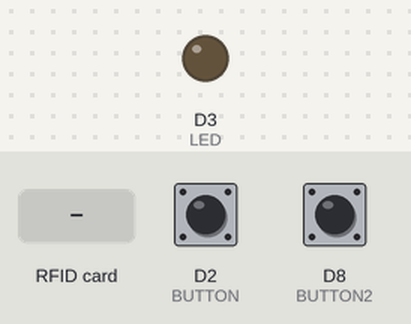
A sketch run on a simulated ESP8266 (NodeMCU). Shown: output pins drawn as LEDs (lit = HIGH). The inputs (shaded band) are chosen by the test bench; at power-on: D2 (BUTTON) HIGH, D8 (BUTTON2) LOW. WiFi joins after 1.5 s; servers stay silent unless stated; uploads are accepted with an empty reply; pins used as bus, display or sensor lines are not drawn; what the sketch prints to the serial monitor is not drawn.

Above: at 3.7 s.
3.8 s: D2 (BUTTON) pulled LOW for 1 s
At 4.9 s:
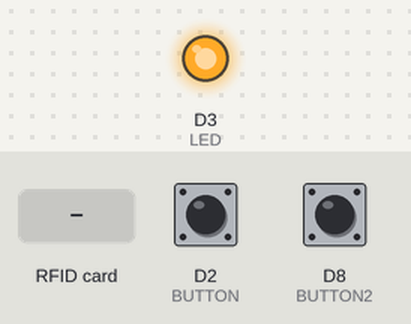
6.6 s: RFID card 5E 7A 19 C4 held to the reader
9.7 s: D2 (BUTTON) pulled LOW for 3.2 s
At 14.5 s:
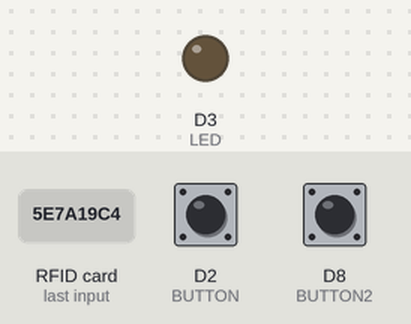
Timing chart, 0 to 16.0 s (numbered marks = the images above; inputs shaded):
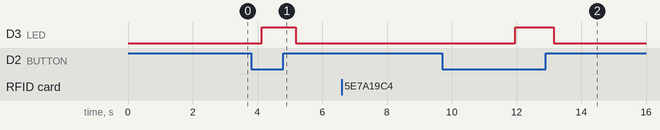

The sketch:

ICT_better_subway_wifi_rfid_db.ino
```cpp
#include <SPI.h>
#include <MFRC522.h>  //RFID 를 위한 라이브러리

#include <ESP8266WiFi.h>
#include <WiFiClient.h>
#include <ESP8266WebServer.h>
#include <ESP8266mDNS.h>  // Wifi 연결을 위한 라이브러리
#include <ESP8266HTTPClient.h>


#define RST_PIN   D9                            // reset핀은 9번으로 설정
#define SS_PIN    D10                           // SS핀은 10번으로 설정
                                               // SS핀은 데이터를 주고받는 역할의 핀( SS = Slave Selector )
#define LED  D3
#define BUTTON  D2  // 의자버튼
#define BUTTON2 D8  // 하차버튼

#define RST2 D4
const char* ssid = "iPhone";   // wifi ssid 와 password 입력
const char* password = "1q2w3e4r5t";
int Switch;
int cnt = 0;

MFRC522 mfrc(SS_PIN, RST_PIN);                 // MFR522를 이용하기 위해 mfrc객체를 생성

void setup(){

  pinMode(LED, OUTPUT);
  pinMode(BUTTON, INPUT);
  pinMode(BUTTON2, INPUT);
  digitalWrite(RST2, HIGH);
  pinMode(RST2, OUTPUT);

  Serial.begin(115200);
  SPI.begin();
  mfrc.PCD_Init();

  WiFi.mode(WIFI_OFF);
  delay(1000);
  WiFi.mode(WIFI_STA);

  WiFi.begin(ssid, password);

  // Wait for connection
  while (WiFi.status() != WL_CONNECTED) {  // 와이파이 잡힐때까지 기다림
    delay(500);
    Serial.print(".1");

  }

    if (MDNS.begin("esp8266")) {
    Serial.println("MDNS responder started");
    }


}

void loop(){

  HTTPClient http;
  HTTPClient http2;
  HTTPClient http3;

  WiFiClient client;

  String user_uid;  // 카드 uid 값을 위한 변수
  String getData = "";  // uid값을 aws로 보내기 위해 임시저장 변수
  String Link = ""; //aws 주소 저장을 위한 변수
  String payload = "fail";  //웹에서의 피드백 값 저장 변수


 /*LOW가 눌린거 0*/
    Switch = digitalRead(BUTTON);
    if(Switch == 0){  //카드 인식 없이 의자버튼이 눌리면 led on
      digitalWrite(LED,HIGH);
    }
    if(Switch == 1){
      digitalWrite(LED,LOW);

    }

    if(cnt > 15){
      cnt = 0;
      Switch = 0;
      digitalWrite(LED,LOW);
      digitalWrite(RST2, LOW);  // 카드 인식 15루프 안되면 보드 리셋
    }

  if ( !mfrc.PICC_IsNewCardPresent() || !mfrc.PICC_ReadCardSerial() ) {
                                               // 태그 접촉이 되지 않았을때 또는 ID가 읽혀지지 않았을때
    delay(500);                                // 0.5초 딜레이
    cnt++;
    Serial.println(cnt);
    return;
  }


  for (byte i = 0; i < 4; i++) {               // 태그의 ID출력하는 반복문.태그의 ID사이즈(4)까지
    user_uid = user_uid+mfrc.uid.uidByte[i];
  }

  getData = "?card_uid=" + user_uid;
  Link = "http://ec2-15-164-129-208.ap-northeast-2.compute.amazonaws.com:3000/" + getData;  // aws + user_uid 값

  http.begin(client, Link); //HTTP 개통
  int httpCode = http.GET(); // get방식으로 위의 값 전송
  payload = http.getString(); // 피드백 값 저장
  payload = payload.substring(0, 4);
  Serial.println(payload);

  http.end();


  delay(5000);
  Switch = digitalRead(BUTTON);
  Serial.println(Switch);
  if(Switch == 0){  // 의자 눌림


    if(payload == "pass"){
    String returnData = "http://ec2-15-164-129-208.ap-northeast-2.compute.amazonaws.com:3000/arduino";  // pass피드백이 오고 의자가 눌렸으면 서버에 정상 착석 전송
    http2.begin(client, returnData);
    int httpCode2 = http2.POST("isOk=pass");
    String resultPayload = http2.getString();
    http2.end();
    Serial.println(resultPayload);
    }


    while(true){
      if(payload != "pass"){
        digitalWrite(LED,HIGH); // pass가 아니면 led on
      }else{
        digitalWrite(LED,LOW);
      }
      delay(1000);
    Serial.println(digitalRead(BUTTON2));
      if(digitalRead(BUTTON2) == 0){  // 하차 버튼 눌릴 시 서버에 하차 정보전송
        String seatOFFData = "http://ec2-15-164-129-208.ap-northeast-2.compute.amazonaws.com:3000/out";
        http3.begin(client, seatOFFData);
        int httpCode = http3.POST("out=1");
        http3.end();
        Serial.println("seat off");
        break;
      }

    }}

  Serial.println("end");
}
```

Measured:
- after the input at 3.8 s, D3 (LED): LOW → HIGH after 0.33 s, → LOW 1.1 s later
- after the input at 6.6 s, every drawn part: stays the same
- after the input at 9.7 s, D3 (LED): LOW → HIGH after 2.3 s, → LOW 1.2 s later
